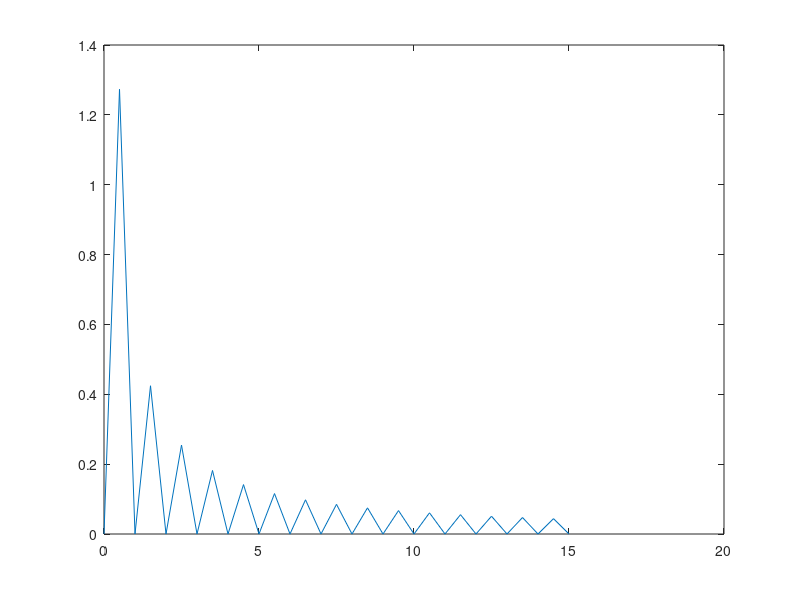
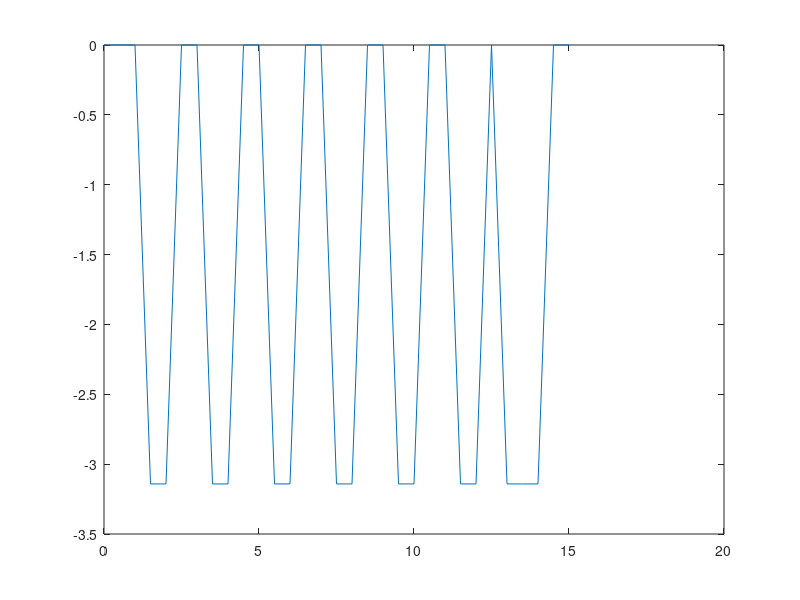
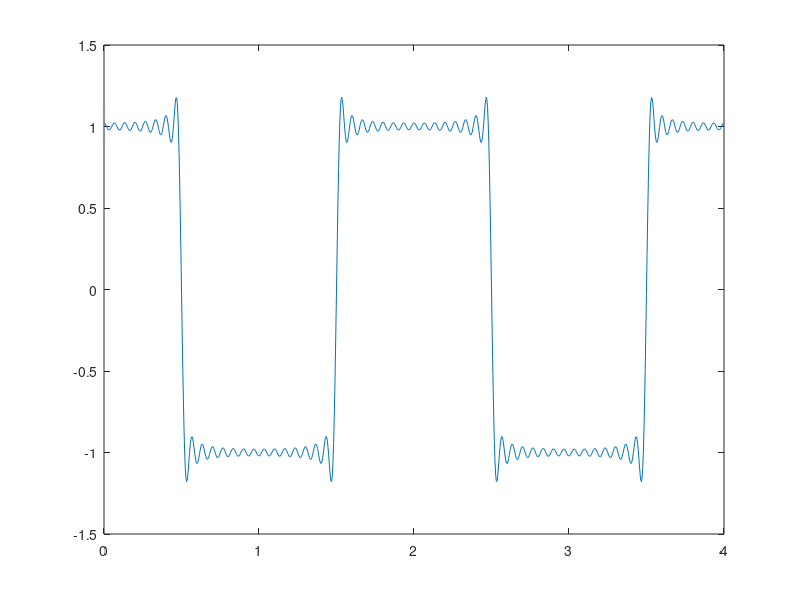

These charts were generated, in order, by the following MATLAB code:
% Number of Fourier Series Terms
N = 30;

% Fundamental Frequency and Period
T_0 = 2;
f_0 = 1/T_0;

% Frequency Axis
f = [0 (1:N)*f_0];

% a(n) and b(n)
n = 1:N;
a_0 = 0;
a_n = (4./(pi*n)).*sin(n*pi/2);
b_n = zeros(size(a_n));
a_n = [a_0 a_n];
b_n = [0 b_n];
c_n = sqrt(a_n.^2+b_n.^2);
theta_n = atan2(-b_n,a_n);

% Plot |Y(f)|=c_n and Phase of Y(f)=theta_n
figure(1)
plot(f,c_n)
figure(2)
plot(f,theta_n)

% Reconstruct Signal from Sinusoids
t_2 = linspace(0,2*T_0,1000);
y_t_2 = zeros(size(t_2));

for i = 1:length(c_n)
y_t_2 = y_t_2+(c_n(i)*cos(2*pi*f(i)*t_2+theta_n(i)));
end

figure(3)
plot(t_2,y_t_2)